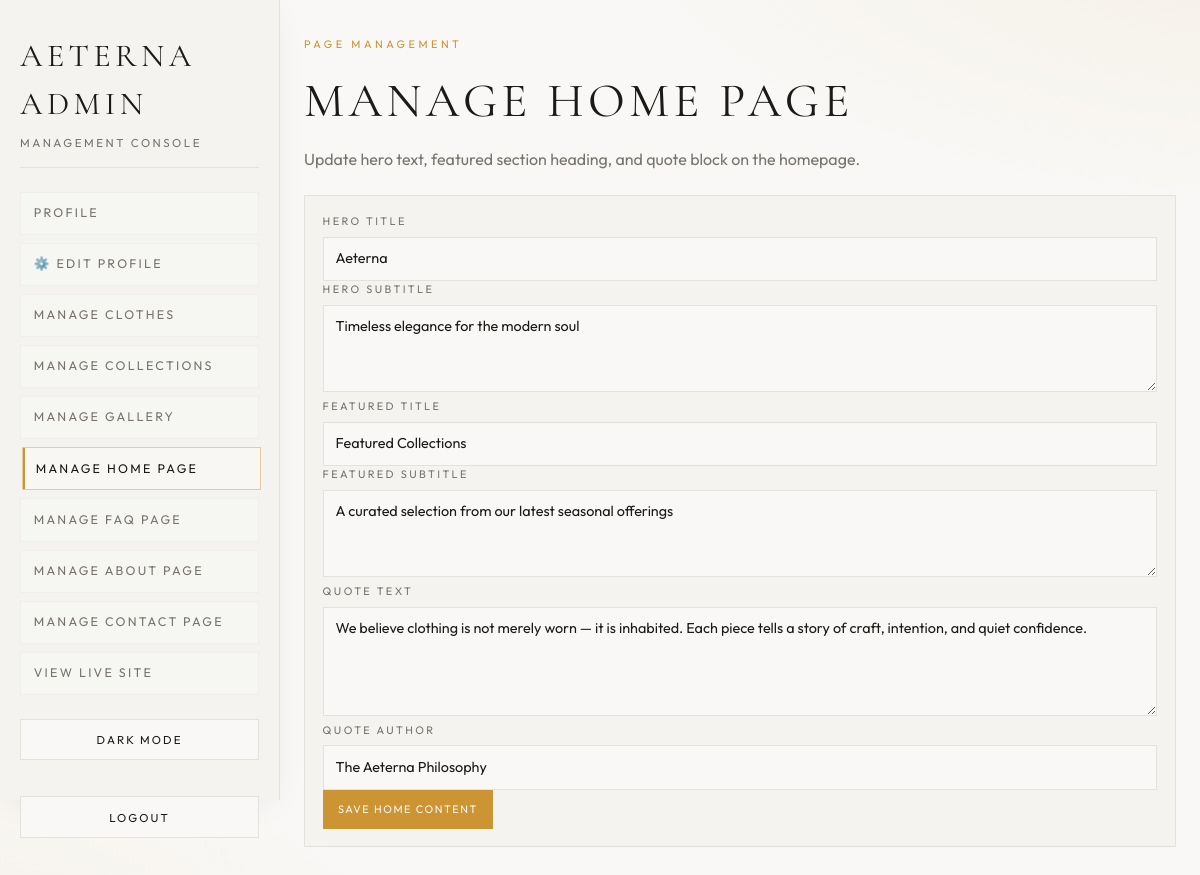
The app's page /admin/home-page.php (signed in) with its own data.
### tables this page shows
CREATE TABLE IF NOT EXISTS cms_content (
  id INT AUTO_INCREMENT PRIMARY KEY,
  content_key VARCHAR(100) NOT NULL UNIQUE,
  content_json LONGTEXT NOT NULL,
  updated_at TIMESTAMP NOT NULL DEFAULT CURRENT_TIMESTAMP ON UPDATE CURRENT_TIMESTAMP
);

### admin/home-page.php (called while the page is built, shortened)
<?php
require __DIR__ . '/home_page.php';

### includes/cms_content.php (called while the page is built, shortened)
<?php
function cmsDbContentKey(): string
{
    return 'site';
}
function arrayMergeRecursiveDistinct(array $base, array $override): array
{
    $merged = $base;
    return $merged;
}
function cmsLoad(): array
{
    $defaults = cmsDefaults();
    $dbContent = cmsLoadFromDatabase();
    if ($dbContent !== null) {
        return arrayMergeRecursiveDistinct($defaults, $dbContent);
    }
    $path = cmsStoragePath();
    $raw = file_get_contents($path);
    $decoded = json_decode($raw, true);
    return arrayMergeRecursiveDistinct($defaults, $decoded);
}
function cmsPdo(): ?PDO
{
    try {
        require __DIR__ . '/../config.php';
        if (isset($pdo) && $pdo instanceof PDO) {
            return $pdo;
        }
    } catch (Throwable $e) {
        error_log('CMS DB connection unavailable: ' . $e->getMessage());
    }
    return null;
}
function cmsLoadFromDatabase(): ?array
{
    $pdo = cmsPdo();
    $stmt = $pdo->prepare('SELECT content_json FROM cms_content WHERE content_key = :content_key LIMIT 1');
    $stmt->execute([':content_key' => cmsDbContentKey()]);
    $row = $stmt->fetch(PDO::FETCH_ASSOC);
    $decoded = json_decode((string)($row['content_json'] ?? ''), true);
    return $decoded;
}

### includes/bootstrap.php (called while the page is built, shortened)
<?php
function e(string $value): string
{
    return htmlspecialchars($value, ENT_QUOTES, 'UTF-8');
}

### admin/home_page.php (the view, shortened to what this page needs)
<?php
require __DIR__ . '/../includes/bootstrap.php';
require __DIR__ . '/../includes/admin_layout.php';
require __DIR__ . '/../includes/cms_content.php';
$content = cmsLoad();
$home = is_array($content['home'] ?? null) ? $content['home'] : [];
?>
<div class="admin-section">
  <p class="admin-kicker">Page Management</p>
  <h1 class="admin-page-title">Manage Home Page</h1>
  <p class="admin-lead">Update hero text, featured section heading, and quote block on the homepage.</p>
  <form method="post" action="/admin/home-page.php" class="admin-panel space-y-4">
    <div>
      <label class="admin-stat-label block mb-2">Hero Title</label>
      <input class="admin-input" name="hero_title" value="<?= e((string)($home['hero_title'] ?? '')) ?>" maxlength="120" required />
    </div>
    <div>
      <label class="admin-stat-label block mb-2">Hero Subtitle</label>
      <textarea class="admin-input" name="hero_subtitle" rows="3" required><?= e((string)($home['hero_subtitle'] ?? '')) ?></textarea>
    </div>
    <div>
      <label class="admin-stat-label block mb-2">Featured Title</label>
      <input class="admin-input" name="featured_title" value="<?= e((string)($home['featured_title'] ?? '')) ?>" maxlength="140" required />
    </div>
    <div>
      <label class="admin-stat-label block mb-2">Featured Subtitle</label>
      <textarea class="admin-input" name="featured_subtitle" rows="3" required><?= e((string)($home['featured_subtitle'] ?? '')) ?></textarea>
    </div>
    <div>
      <label class="admin-stat-label block mb-2">Quote Text</label>
      <textarea class="admin-input" name="quote_text" rows="4" required><?= e((string)($home['quote_text'] ?? '')) ?></textarea>
    </div>
    <div>
      <label class="admin-stat-label block mb-2">Quote Author</label>
      <input class="admin-input" name="quote_author" value="<?= e((string)($home['quote_author'] ?? '')) ?>" maxlength="120" required />
    </div>
    <button type="submit" class="admin-btn-primary">Save Home Content</button>
  </form>
</div>

### assets/style.css (style rules this page uses)
*,:before,:after { --tw-border-spacing-x: 0;--tw-border-spacing-y: 0;--tw-translate-x: 0;--tw-translate-y: 0;--tw-rotate: 0;--tw-skew-x: 0;--tw-skew-y: 0;--tw-scale-x: 1;--tw-scale-y: 1;--tw-pan-x: ;--tw-pan-y: ;--tw-pinch-zoom: ;--tw-scroll-snap-strictness: proximity;--tw-gradient-from-position: ;--tw-gradient-via-position: ;--tw-gradient-to-position: ;--tw-ordinal: ;--tw-slashed-zero: ;--tw-numeric-figure: ;--tw-numeric-spacing: ;--tw-numeric-fraction: ;--tw-ring-inset: ;--tw-ring-offset-width: 0px;--tw-ring-offset-color: #fff;--tw-ring-color: rgb(59 130 246 / .5);--tw-ring-offset-shadow: 0 0 #0000;--tw-ring-shadow: 0 0 #0000;--tw-shadow: 0 0 #0000;--tw-shadow-colored: 0 0 #0000;--tw-blur: ;--tw-brightness: ;--tw-contrast: ;--tw-grayscale: ;--tw-hue-rotate: ;--tw-invert: ;--tw-saturate: ;--tw-sepia: ;--tw-drop-shadow: ;--tw-backdrop-blur: ;--tw-backdrop-brightness: ;--tw-backdrop-contrast: ;--tw-backdrop-grayscale: ;--tw-backdrop-hue-rotate: ;--tw-backdrop-invert: ;--tw-backdrop-opacity: ;--tw-backdrop-saturate: ;--tw-backdrop-sepia: ;--tw-contain-size: ;--tw-contain-layout: ;--tw-contain-paint: ;--tw-contain-style: }
*,:before,:after { box-sizing:border-box;border-width:0;border-style:solid;border-color:#e5e7eb }
:before,:after { --tw-content: "" }
html,:host { line-height:1.5;-webkit-text-size-adjust:100%;-moz-tab-size:4;-o-tab-size:4;tab-size:4;font-family:ui-sans-serif,system-ui,sans-serif,"Apple Color Emoji","Segoe UI Emoji",Segoe UI Symbol,"Noto Color Emoji";font-feature-settings:normal;font-variation-settings:normal;-webkit-tap-highlight-color:transparent }
body { margin:0;line-height:inherit }
h1,h2,h3,h4,h5,h6 { font-size:inherit;font-weight:inherit }
button,input,optgroup,select,textarea { font-family:inherit;font-feature-settings:inherit;font-variation-settings:inherit;font-size:100%;font-weight:inherit;line-height:inherit;letter-spacing:inherit;color:inherit;margin:0;padding:0 }
button,select { text-transform:none }
button,input:where([type=button]),input:where([type=reset]),input:where([type=submit]) { -webkit-appearance:button;background-color:transparent;background-image:none }
blockquote,dl,dd,h1,h2,h3,h4,h5,h6,hr,figure,p,pre { margin:0 }
textarea { resize:vertical }
input::placeholder,textarea::placeholder { opacity:1;color:#9ca3af }
button,[role=button] { cursor:pointer }
:root { --background: 40 20% 97%;--foreground: 30 10% 10%;--card: 40 15% 95%;--card-foreground: 30 10% 10%;--popover: 40 20% 97%;--popover-foreground: 30 10% 10%;--primary: 30 10% 10%;--primary-foreground: 40 20% 97%;--secondary: 35 12% 90%;--secondary-foreground: 30 10% 15%;--muted: 35 10% 92%;--muted-foreground: 30 5% 45%;--accent: 38 60% 50%;--accent-foreground: 40 20% 97%;--destructive: 0 84.2% 60.2%;--destructive-foreground: 210 40% 98%;--border: 35 15% 88%;--input: 35 15% 88%;--ring: 38 60% 50%;--radius: .25rem;--glass: 40 20% 97% / .7;--shadow-elegant: 0 8px 32px -8px hsl(30 10% 10% / .08);--shadow-hover: 0 16px 48px -12px hsl(30 10% 10% / .15);--sidebar-background: 0 0% 98%;--sidebar-foreground: 240 5.3% 26.1%;--sidebar-primary: 240 5.9% 10%;--sidebar-primary-foreground: 0 0% 98%;--sidebar-accent: 240 4.8% 95.9%;--sidebar-accent-foreground: 240 5.9% 10%;--sidebar-border: 220 13% 91%;--sidebar-ring: 217.2 91.2% 59.8% }
* { border-color:hsl(var(--border)) }
body { background-color:hsl(var(--background));font-family:Outfit,system-ui,sans-serif;color:hsl(var(--foreground));-webkit-font-smoothing:antialiased;-moz-osx-font-smoothing:grayscale }
h1,h2,h3,h4,h5,h6 { font-family:Cormorant Garamond,Georgia,serif }
.mb-2 { margin-bottom:.5rem }
.block { display:block }

### records on screen
cms_content: hero_title "Aeterna", hero_subtitle "Timeless elegance for the modern soul", featured_title "Featured Collections", featured_subtitle "A curated selection from our latest seasonal offerings", quote_text "We believe clothing is not merely worn — it is inhabited. Each piece tells a story of craft, intention, and quiet confidence.", quote_author "The Aeterna Philosophy"
